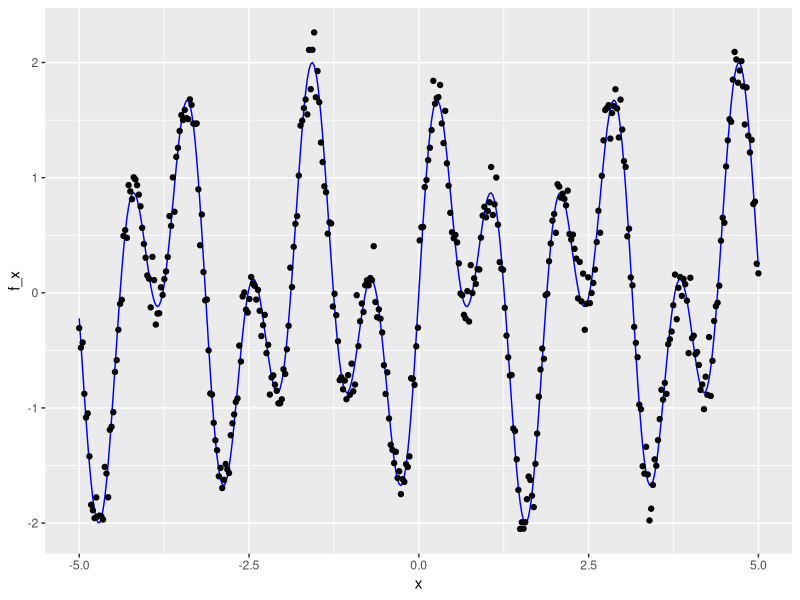
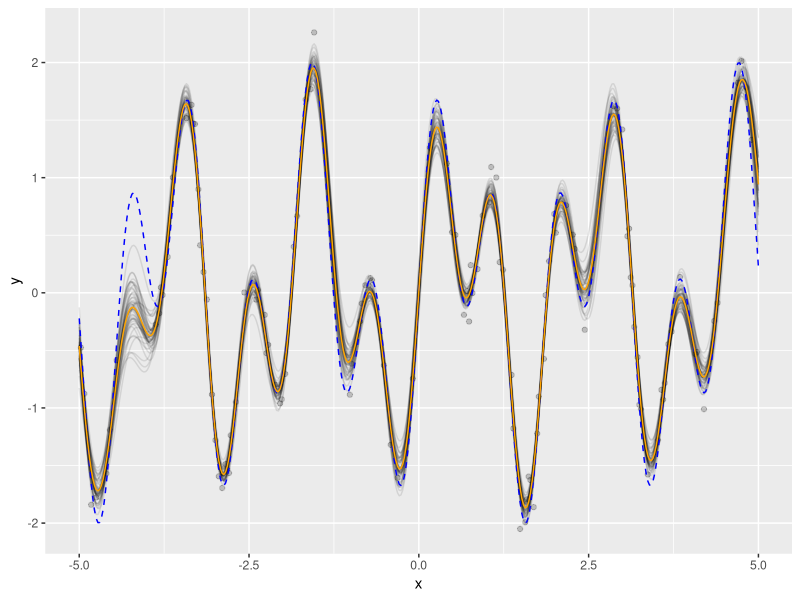
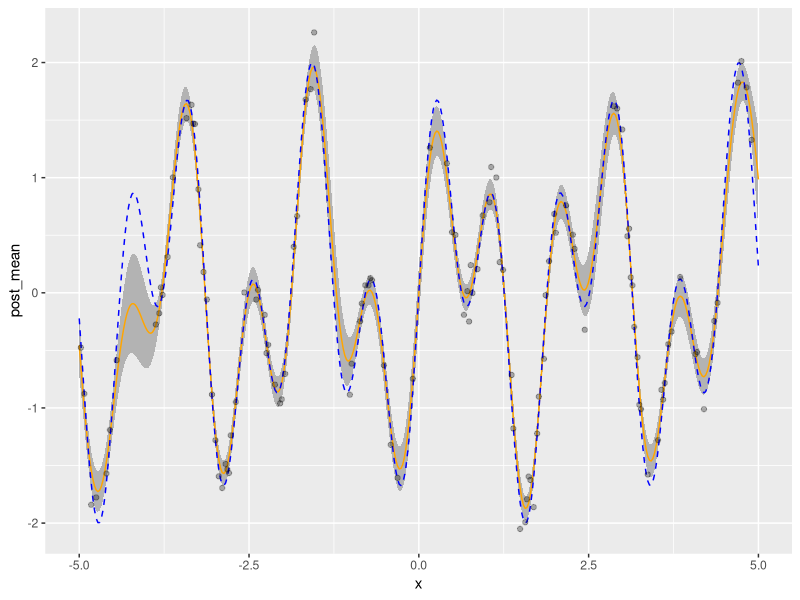

Reproduce these figures in R, in order.
## ---- chunk 1
#| message: false
#| warning: false
#| out-width: 100%

library(tidyverse)
set.seed(123)

f <- function(x) sin(3*x) + sin(7*x)
k <- function(x_i, x_j, sigma_f = 1, l = 0.4) sigma_f * exp(-(x_i - x_j)^2 / (2 * l^2))

N <- 400
n <- 120
x <- seq(-5, 5, length.out = N)
f_x <- f(x)

sigma <- 0.15
epsilon <- rnorm(N, 0, sigma)
y <- f_x + epsilon

d <- tibble(x, f_x, y)
ggplot(d, aes(x = x)) +
  geom_line(aes(y = f_x), color = "blue") +
  geom_point(aes(y = y))
## ---- chunk 2
#| out-width: 100%

ind_train <- sample(1:400, n, replace = FALSE)
x_train <- x[ind_train]
y_train <- y[ind_train]

compute_covmat <- function(k, x, y) {
  n_x <- length(x)
  n_y <- length(y)
  K <- matrix(0, n_x, n_y)
  for (i in 1:n_x) {
    for (j in 1:n_y) {
      K[i, j] <- k(x[i], y[j])
    }
  }
  return(K)
}

k_XX <- compute_covmat(k, x_train, x_train)
k_xx <- compute_covmat(k, x, x)
k_xX <- compute_covmat(k, x, x_train)

m_post <- k_xX %*% solve(k_XX + sigma^2 * diag(n)) %*% y_train
cov_post <- k_xx - k_xX %*% solve(k_XX + sigma^2 * diag(n)) %*% t(k_xX)
## ---- chunk 3
#| warning: false

f_post <- MASS::mvrnorm(50, m_post, cov_post)

draws <- as_tibble(t(f_post)) |>
  mutate(x = x, y = f(x)) |>
  pivot_longer(V1:V50)

post_mean <- draws |>
  group_by(x) |>
  summarize(post_mean = mean(value))

draws |>
  ggplot(aes(x = x)) +
  geom_point(
    data = tibble(x = x[ind_train], y = y[ind_train]),
    aes(x, y), alpha = 0.2
  ) +
  geom_line(aes(y = value, group = name), alpha = 0.1) +
  geom_line(aes(y = y), color = "blue", lty = "dashed") +
  geom_line(data = post_mean, aes(x = x, y = post_mean), color = "orange")
## ---- chunk 4
f_post <- MASS::mvrnorm(n = 1000, m_post, cov_post)

draws <- as_tibble(t(f_post)) |>
  mutate(x = x, y = f(x)) |>
  pivot_longer(V1:V1000)

post_summaries <- draws |>
  group_by(x) |>
  summarize(
    post_mean = mean(value),
    post_sd = sd(value)
  )

post_summaries <- draws |>
  distinct(x, y) |>
  left_join(post_summaries, by = "x")

ggplot(data = post_summaries, aes(x = x)) +
  geom_ribbon(aes(ymin = post_mean - 2*post_sd, ymax = post_mean + 2*post_sd), fill = "grey70") +
  geom_line(aes(y = post_mean), color = "orange") +
  geom_line(aes(y = y), color = "blue", lty = "dashed") +
  geom_point(data = tibble(x = x[ind_train], y = y[ind_train]), aes(x, y), alpha = 0.3)
